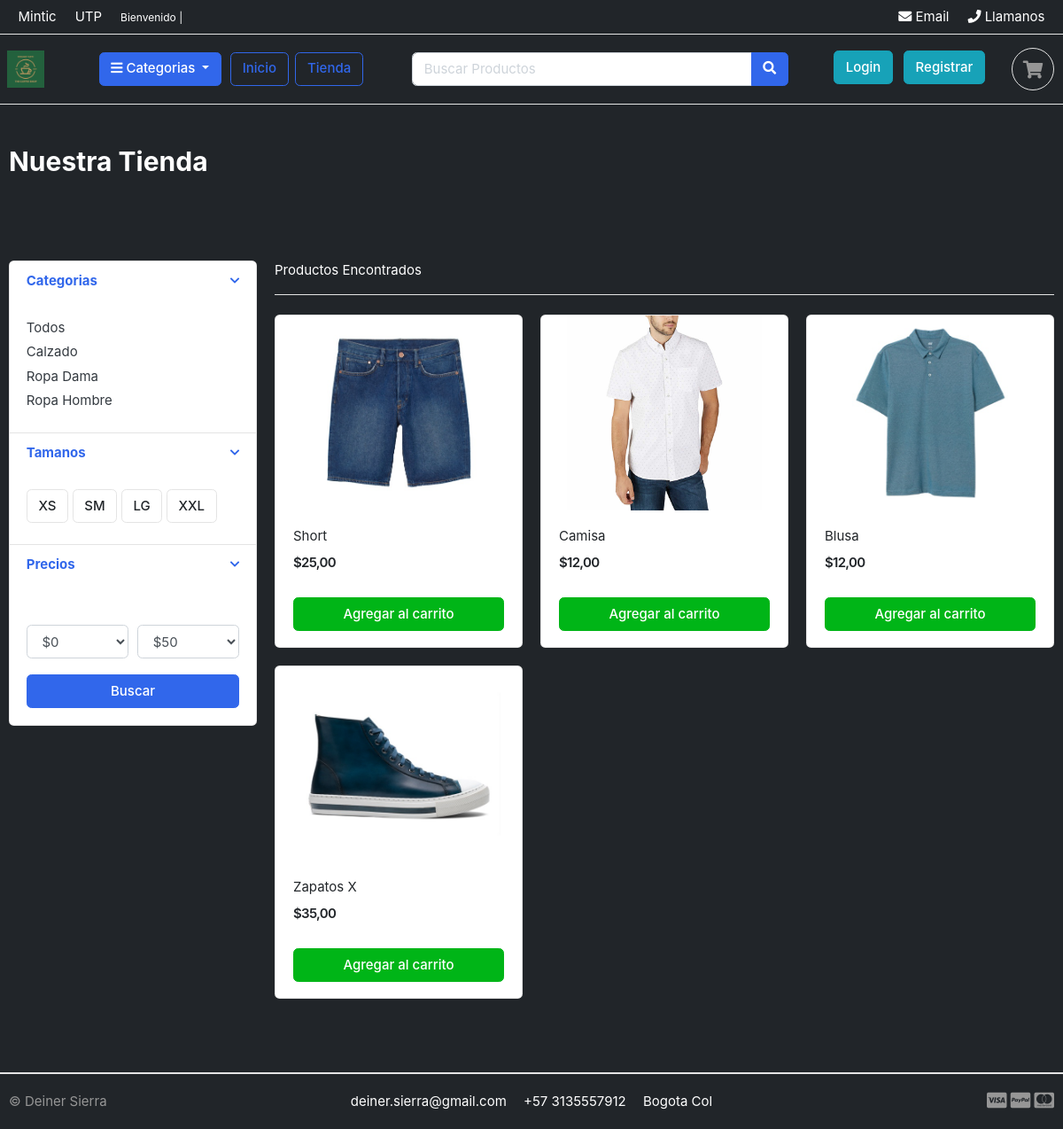
The app's page /tienda/ with its own data.
### tienda/models.py (models this page shows, shortened)
class Categoria(models.Model):
    categoria_nombre = models.CharField(max_length=200, unique=True)
    descripcion = models.TextField(max_length=500, unique=True)
    slug = models.CharField(max_length=200, unique=True)
    imagen = models.ImageField(upload_to='imagenes/productos')
    class Meta:
        verbose_name = 'categoria'
        verbose_name_plural = 'categorias'

class Producto(models.Model):
    producto_nombre = models.CharField(max_length=200, unique=True)
    slug = models.CharField(max_length=200, unique=True)
    descripcion = models.TextField(max_length=500, unique=True)
    precio = models.DecimalField(max_digits=10, decimal_places=2)
    imagen = models.ImageField(upload_to='imagenes/productos')
    cantidad = models.IntegerField()
    disponible = models.BooleanField(default=True)
    categoria = models.ForeignKey(Categoria, on_delete=models.CASCADE)
    created_date = models.DateTimeField(auto_now_add=True)
    modified_date = models.DateTimeField(auto_now=True)

### tienda/views.py (the view)
# urls.py: path('', views.store, name="tienda"),
def store(request):
    productos = Producto.objects.all().filter(disponible=True)
    contexto = {'productos': productos}
    return render(request,'tienda/tienda.html', contexto)

### carro/context_processors.py (called while the page is built)
def counter(request):
    cart_count = 0
    try:
        cart = Carro.objects.filter(carro_id=_cart_id(request))
        if request.user.is_authenticated:
            cart_items = CarroItem.objects.all().filter(usuario=request.user)
        else:
            cart_items = CarroItem.objects.all().filter(carro=cart[:1])
        for cart_item in cart_items:
            cart_count += cart_item.cantidad
    except Carro.DoesNotExist:
        cart_count = 0
    return dict(cart_count=cart_count)

### carro/views.py (called while the page is built)
def _cart_id(request):
    cart = request.session.session_key
    if not cart:
        cart = request.session.create()
    return cart

### tienda/context_processors.py (called while the page is built)
def menu_links(request):
    links = Categoria.objects.all()
    return dict(links=links)

### tienda/templates/tienda/tienda.html (shortened to what this page needs)
{% extends 'base/base.html' %}
{% load static %}
{% block content %}
<section class="section-pagetop">
    <div class="container">
        <h2 class="title-page text-white">Nuestra Tienda</h2>
    </div>
    </section>
<section class="section-content padding-y">
    <div class="container">
    <div class="row">
        <aside class="col-md-3">
    <div class="card">
        <article class="filter-group">
            <header class="card-header">
                <a href="#" data-toggle="collapse" data-target="#collapse_1" aria-expanded="true" class="">
                    <i class="icon-control fa fa-chevron-down"></i>
                    <h6 class="title">Categorias</h6>
                </a>
            </header>
            <div class="filter-content collapse show" id="collapse_1" style="">
                <div class="card-body">
                    <ul class="list-menu">
                    <li><a href="{% url 'tienda:tienda' %}">Todos</a></li>
                    {% for categoria in links %}
                    <li><a href="{{ categorias.get_url }}">{{categoria.categoria_nombre}}</a></li>
                    {% endfor %}
                    </ul>
                </div>
            </div>
        {% if productos %}
        </article>
        <article class="filter-group">
            <header class="card-header">
                <a href="#" data-toggle="collapse" data-target="#collapse_4" aria-expanded="true" class="">
                    <i class="icon-control fa fa-chevron-down"></i>
                    <h6 class="title">Tamanos </h6>
                </a>
            </header>
            <div class="filter-content collapse show" id="collapse_4" style="">
                <div class="card-body">
                  <label class="checkbox-btn">
                    <span class="btn btn-light"> XS </span>
                  </label>
                  <label class="checkbox-btn">
                    <span class="btn btn-light"> SM </span>
                  </label>
                  <label class="checkbox-btn">
                    <span class="btn btn-light"> LG </span>
                  </label>
                  <label class="checkbox-btn">
                    <span class="btn btn-light"> XXL </span>
                  </label>
            </div>
            </div>
        </article>
        <article class="filter-group">
            <header class="card-header">
                <a href="#" data-toggle="collapse" data-target="#collapse_3" aria-expanded="true" class="">
                    <i class="icon-control fa fa-chevron-down"></i>
                    <h6 class="title">Precios </h6>
                </a>
            </header>
            <div class="filter-content collapse show" id="collapse_3" style="">
                <div class="card-body">
                    <div class="form-row">
                    <div class="form-group col-md-6">
                      <label>Min</label>
                          <select class="mr-2 form-control">
                            <option value="0">$0</option>
                        </select>
                    </div>
                    <div class="form-group text-right col-md-6">
                      <label>Max</label>
                          <select class="mr-2 form-control">
                            <option value="50">$50</option>
                        </select>
                    </div>
                    </div>
                    <button class="btn btn-block btn-primary">Buscar</button>
                </div>
            </div>
        </article>
        {% endif %}
    </div>
        </aside>
        <main class="col-md-9">
    <header class="border-bottom mb-4 pb-3">
            <div class="form-inline">
                <span class="mr-md-auto">{{producto_cantidad}} Productos Encontrados </span>
            </div>
    </header>
    <div class="row">
        {% if productos %}
            {% for producto in productos %}
            <div class="col-md-4">
                <figure class="card card-product-grid">
                    <div class="img-wrap">
                        <a href="{{ productos.get_url }}"> <img src="{{ producto.imagen.url }}"> </a>
                    </div>
                    <figcaption class="info-wrap">
                        <div class="fix-height">
                            <a href="{{ productos.get_url }}" class="title">{{producto.producto_nombre}}</a>
                            <div class="price-wrap mt-2">
                                <span class="price">${{producto.precio}}</span>
                            </div>
                        </div>
                        <a href="{% url 'carrito:agregar_prtoducto' producto.id %}" class="btn btn-block btn-success">Agregar al carrito </a>
                    </figcaption>
                </figure>
            </div>
            {% endfor %}
        {% else %}
        <div class="alert alert-warning" role="alert">
            <p>No se encontraron resultados para la busqueda</p>
        </div>
        {% endif %}
    </div>
        </main>
    </div>
    </div>
    </section>
{% endblock %}

### templates/base/base.html (shortened to what this page needs)
{% load static %}
<!DOCTYPE HTML>
<html lang="en">
<head>
<link href="{% static 'base/css/bootstrap.css' %}" rel="stylesheet" type="text/css"/>
<link href="{% static 'base/fonts/fontawesome/css/all.min.css' %}" type="text/css" rel="stylesheet">
<link href="{% static 'base/css/ui.css' %}" rel="stylesheet" type="text/css"/>
<link href="{% static 'base/css/responsive.css' %}" rel="stylesheet" media="only screen and (max-width: 1200px)" />
</head>
<body class="bg-dark text-white">
<header class="section-header text-white">
<nav class="navbar p-md-0 navbar-expand-sm navbar-light border-bottom">
<div class="container">
  <div class="collapse navbar-collapse" id="navbarTop4">
    <ul class="navbar-nav mr-auto">
    	<li class="nav-item dropdown">
		 	<a href="#" class="nav-link text-white">  Mintic</a>
		</li>
		<li class="nav-item dropdown">
			<a href="#" class="nav-link text-white"> UTP </a>
		</li>
		<li class="nav-item dropdown">
			<a href="#" class="nav-link text-white"> <small class="title text-white">Bienvenido | {{user.first_name}}</small></a>
		</li>
    </ul>
    <ul class="navbar-nav">
		<li><a href="#" class="nav-link text-white"> <i class="fa fa-envelope"></i> Email </a></li>
		<li><a href="#" class="nav-link text-white"> <i class="fa fa-phone"></i> Llamanos</a></li>
	</ul>
  </div>
</div>
</nav>
<section class="header-main border-bottom">
	<div class="container">
		<div class="row d-flex justify-content-between align-items-center">
			<div class="pr-3 mr-3 ml-2">
				<a href="{% url 'bases:home' %}" class="brand-wrap">
					<img class="logo" src="{% static 'base/images/cafeteria.png'%}">
				</a>
			</div>
			<div class="col-lg col-sm col-md col-6 flex-grow-0 ml-3 mr-0">
				<div class="category-wrap dropdown d-inline-block float-right">
					<button type="button" class="btn btn-primary dropdown-toggle" data-toggle="dropdown">
						<i class="fa fa-bars"></i> Categorias
					</button>
				</div>
			</div>
			<a href="{% url 'bases:home' %}" class="btn btn-outline-primary mr-2">Inicio</a>
			<a href="{% url 'tienda:tienda' %}" class="btn btn-outline-primary mr-5">Tienda</a>
			<div class="col-lg  col-md-6 col-sm-12 col">
				<form action="{% url 'buscar_producto'}" class="search">
					<div class="input-group w-100">
						<input type="text" class="form-control" style="width:60%;" placeholder="Buscar Productos" name="keyword">
						<div class="input-group-append">
						<button class="btn btn-primary" type="submit">
							<i class="fa fa-search"></i>
						</button>
						</div>
					</div>
				</form>
			</div>
			<div class="col-lg-3 col-sm-6 col-8 order-2 order-lg-3">
						<div class="d-flex justify-content-end mb-3 mb-lg-0">
							{% if user.id is None%}
							<div class="widget-header">
								<div class="mt-1 pt-auto">
									<a href="{% url 'usuarios:login' %}" class="btn btn-info text-white  mr-2">Login</a>
									<a href="{% url 'usuarios:registrar' %}" class="btn btn-info text-white"> Registrar</a>
								</div>
							</div>
							<a href="{% url 'carrito:carro'%}" class="widget-header pl-3 ml-3">
								<div class="icon icon-sm rounded-circle border"><i class="fa fa-shopping-cart"></i></div>
							</a>
						</div>
					</div>
		</div>
	</div>
</section>
</header>
{% block content %}{% endblock %}
<footer class="section-footer border-top">
	<div class="container">
		<section class="footer-bottom border-top row">
			<div class="col-md-2">
				<p class="text-muted"> &copy Deiner Sierra </p>
			</div>
			<div class="col-md-8 text-md-center">
				<span  class="px-2">deiner.sierra@gmail.com</span>
				<span  class="px-2">+57 3135557912</span>
				<span  class="px-2">Bogota Col</span>
			</div>
			<div class="col-md-2 text-md-right text-muted">
				<i class="fab fa-lg fa-cc-visa"></i>
				<i class="fab fa-lg fa-cc-paypal"></i>
				<i class="fab fa-lg fa-cc-mastercard"></i>
			</div>
		</section>
	</div>
</footer>
</body>
</html>

### static/base/css/ui.css (style rules this page uses)
html { font-family: "Inter", sans-serif; font-size: 15px; }
.img-wrap { text-align: center; display: block; }
.img-wrap img { max-width: 100%; }
.price-wrap { letter-spacing: -0.7px; }
.icon-xs, .icon-sm, .icon-md, .icon-lg { display: inline-block; text-align: center; flex-shrink: 0; flex-grow: 0; }
.icon-sm { width: 48px; height: 48px; line-height: 48px !important; font-size: 20px; }
.padding-y { padding-top: 40px; padding-bottom: 40px; }
figure { margin-bottom: 0; }
article:after, .form-group:after { display: block; clear: both; content: ""; }
.title-page { color: #212529; }
p:last-child { margin-bottom: 0; }
.header-main { position: relative; padding-top: 1rem; padding-bottom: 1rem; }
.brand-wrap .logo, .navbar-brand .logo { margin-right: 7px; max-height: 42px; display: inline-block; }
.widget-header { display: inline-block; vertical-align: middle; position: relative; }
.widget-header a { color: #343a40; }
.widget-header i { color: #969696; }
.footer-bottom { padding-top: 20px; padding-bottom: 20px; }
.btn-light { background-color: #fff; border-color: #e4e4e4; }
[class*=list-] li:after { visibility: hidden; display: block; content: ""; overflow: hidden; height: 0; clear: both; }
.list-menu { list-style: none; margin: 0; padding-left: 0; }
.list-menu li { margin-bottom: 5px; }
.list-menu a { color: #343a40; }
[class*=card-product] a.title { color: #212529; display: block; }
[class*=card-product] .img-wrap { overflow: hidden; position: relative; }
[class*=card-product] .img-wrap img { height: 100%; max-width: 100%; width: auto; display: inline-block; -o-object-fit: cover; object-fit: cover; }
.card-product-grid { margin-bottom: 20px; }
.card-product-grid .img-wrap { border-radius: 0.2rem 0.2rem 0 0; height: 220px; }
.card-product-grid .info-wrap { overflow: hidden; padding: 18px 20px; }
.card-product-grid .fix-height { height: 80px; overflow: hidden; }
.card .img-wrap { overflow: hidden; }
.price { font-weight: 600; color: #212529; }
.icon-control { margin-top: 5px; float: right; font-size: 80%; }
.card-header .title { margin-bottom: 0; line-height: 1.5; }
.filter-group { border-bottom: 1px solid #e4e4e4; }
.filter-group .card-header { border-bottom: 0; }
.filter-group:last-child { border-bottom: 0; }
.checkbox-btn { position: relative; }
.section-pagetop { padding: 45px 0; }

### records on screen
Categoria: categoria_nombre "Calzado"
Categoria: categoria_nombre "Ropa Dama"
Categoria: categoria_nombre "Ropa Hombre"
Producto: imagen (picture), producto_nombre "Short", precio "25,00"
Producto: imagen (picture), producto_nombre "Camisa", precio "12,00"
Producto: imagen (picture), producto_nombre "Blusa", precio "12,00"
Producto: imagen (picture), producto_nombre "Zapatos X", precio "35,00"
